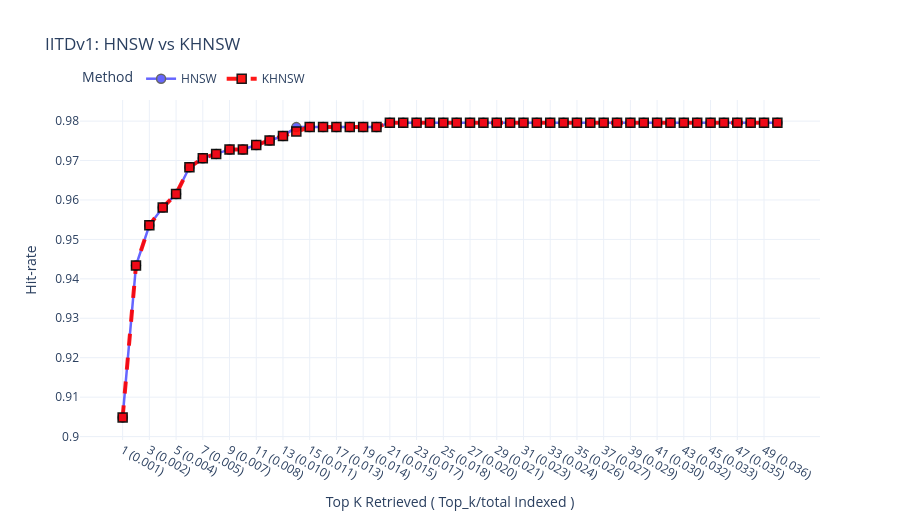

Here is the notebook cell this chart was saved with:
### Code cell
# combine_plot_results.py
import numpy as np
import plotly.graph_objects as go

# Load only HNSW and KHNSW result files
hnsw = np.load('IITDv1_hnsw.npz')   # keys: 'x','y'
khnsw = np.load('IITDv1_khnsw.npz')

# Keep explicit order so KHNSW is added last (drawn on top)
ordered = [
    ('HNSW', hnsw),
    ('KHNSW', khnsw)
]

# Styles (opacity moved to trace-level usage)
style = {
    'HNSW':  {'marker':'circle',  'dash':'solid', 'color':'blue', 'line_width':2.5, 'opacity':0.6},
    'KHNSW': {'marker':'square',  'dash':'dash',  'color':'red',  'line_width':4.0, 'opacity':0.9}
}

fig = go.Figure()

for name, data in ordered:
    x = data['x']
    y = data['y']
    fig.add_trace(go.Scatter(
        x = x,
        y = y,
        mode = 'lines+markers',
        name = name,
        opacity = style[name]['opacity'],   # <-- trace-level opacity
        marker = dict(
            symbol = style[name]['marker'],
            size = 9,
            color = style[name]['color'],
            line = dict(width=1.5, color='black')  # outline
        ),
        line = dict(
            dash = style[name]['dash'],
            width = style[name]['line_width'],
            color = style[name]['color']
        ),
        hovertemplate = f'{name}<br>Penetration: %{{x}}<br>Hit-rate: %{{y:.3f}}<extra></extra>'
    ))

fig.update_layout(
    title = 'IITDv1: HNSW vs KHNSW',
    xaxis_title = 'Top K Retrieved ( Top_k/total Indexed )',
    yaxis_title = 'Hit-rate',
    legend = dict(title='Method', orientation='h', yanchor='bottom', y=1.02, xanchor='left', x=0),
    template = 'plotly_white',
    width = 900, height = 520
)

fig.write_html('combined_hitrate_hnsw_khnsw.html', include_plotlyjs='cdn')
fig.show()

### Figure 1 — Plotly figure (JSON) as saved in the notebook; plotly's stock layout.template omitted (floating-point values rounded to 4 significant figures)
{"data": [{"hovertemplate": "HNSW<br>Penetration: %{x}<br>Hit-rate: %{y:.3f}<extra></extra>", "line": {"color": "blue", "dash": "solid", "width": 2.5}, "marker": {"color": "blue", "line": {"color": "black", "width": 1.5}, "size": 9, "symbol": "circle"}, "mode": "lines+markers", "name": "HNSW", "opacity": 0.6, "type": "scatter", "x": ["1 (0.001)", "2 (0.001)", "3 (0.002)", "4 (0.003)", "5 (0.004)", "6 (0.004)", "7 (0.005)", "8 (0.006)", "9 (0.007)", "10 (0.007)", "11 (0.008)", "12 (0.009)", "13 (0.010)", "14 (0.010)", "15 (0.011)", "16 (0.012)", "17 (0.013)", "18 (0.013)", "19 (0.014)", "20 (0.015)", "21 (0.015)", "22 (0.016)", "23 (0.017)", "24 (0.018)", "25 (0.018)", "26 (0.019)", "27 (0.020)", "28 (0.021)", "29 (0.021)", "30 (0.022)", "31 (0.023)", "32 (0.024)", "33 (0.024)", "34 (0.025)", "35 (0.026)", "36 (0.027)", "37 (0.027)", "38 (0.028)", "39 (0.029)", "40 (0.029)", "41 (0.030)", "42 (0.031)", "43 (0.032)", "44 (0.032)", "45 (0.033)", "46 (0.034)", "47 (0.035)", "48 (0.035)", "49 (0.036)", "50 (0.037)"], "y": [0.9049, 0.9434, 0.9536, 0.9581, 0.9615, 0.9683, 0.9706, 0.9717, 0.9728, 0.9728, 0.974, 0.9751, 0.9762, 0.9785, 0.9785, 0.9785, 0.9785, 0.9785, 0.9785, 0.9785, 0.9796, 0.9796, 0.9796, 0.9796, 0.9796, 0.9796, 0.9796, 0.9796, 0.9796, 0.9796, 0.9796, 0.9796, 0.9796, 0.9796, 0.9796, 0.9796, 0.9796, 0.9796, 0.9796, 0.9796, 0.9796, 0.9796, 0.9796, 0.9796, 0.9796, 0.9796, 0.9796, 0.9796, 0.9796, 0.9796]}, {"hovertemplate": "KHNSW<br>Penetration: %{x}<br>Hit-rate: %{y:.3f}<extra></extra>", "line": {"color": "red", "dash": "dash", "width": 4}, "marker": {"color": "red", "line": {"color": "black", "width": 1.5}, "size": 9, "symbol": "square"}, "mode": "lines+markers", "name": "KHNSW", "opacity": 0.9, "type": "scatter", "x": ["1 (0.001)", "2 (0.001)", "3 (0.002)", "4 (0.003)", "5 (0.004)", "6 (0.004)", "7 (0.005)", "8 (0.006)", "9 (0.007)", "10 (0.007)", "11 (0.008)", "12 (0.009)", "13 (0.010)", "14 (0.010)", "15 (0.011)", "16 (0.012)", "17 (0.013)", "18 (0.013)", "19 (0.014)", "20 (0.015)", "21 (0.015)", "22 (0.016)", "23 (0.017)", "24 (0.018)", "25 (0.018)", "26 (0.019)", "27 (0.020)", "28 (0.021)", "29 (0.021)", "30 (0.022)", "31 (0.023)", "32 (0.024)", "33 (0.024)", "34 (0.025)", "35 (0.026)", "36 (0.027)", "37 (0.027)", "38 (0.028)", "39 (0.029)", "40 (0.029)", "41 (0.030)", "42 (0.031)", "43 (0.032)", "44 (0.032)", "45 (0.033)", "46 (0.034)", "47 (0.035)", "48 (0.035)", "49 (0.036)", "50 (0.037)"], "y": [0.9049, 0.9434, 0.9536, 0.9581, 0.9615, 0.9683, 0.9706, 0.9717, 0.9728, 0.9728, 0.974, 0.9751, 0.9762, 0.9773, 0.9785, 0.9785, 0.9785, 0.9785, 0.9785, 0.9785, 0.9796, 0.9796, 0.9796, 0.9796, 0.9796, 0.9796, 0.9796, 0.9796, 0.9796, 0.9796, 0.9796, 0.9796, 0.9796, 0.9796, 0.9796, 0.9796, 0.9796, 0.9796, 0.9796, 0.9796, 0.9796, 0.9796, 0.9796, 0.9796, 0.9796, 0.9796, 0.9796, 0.9796, 0.9796, 0.9796]}], "layout": {"height": 520, "legend": {"orientation": "h", "title": {"text": "Method"}, "x": 0, "xanchor": "left", "y": 1.02, "yanchor": "bottom"}, "title": {"text": "IITDv1: HNSW vs KHNSW"}, "width": 900, "xaxis": {"title": {"text": "Top K Retrieved ( Top_k/total Indexed )"}}, "yaxis": {"title": {"text": "Hit-rate"}}}}
